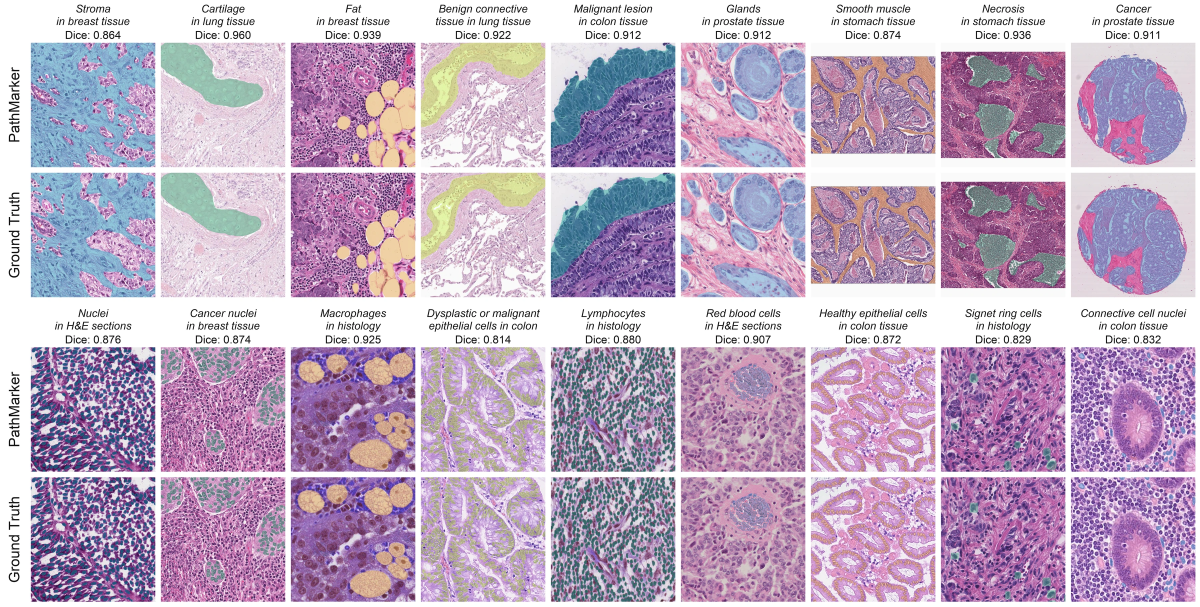
#> input picture docs/assets/pathmarker-segmentation.webp, 3600 x 1819 px (shown at 1/3 size)
$ python -i online_foreground.py   (imports and definitions only)
#> lines starting #> are read from the running program, lines starting #| are printed output that depends on the picture; after the words box and inside, x2 and y2 are one past the last pixel; in counts of white or black regions, pixels touching at a corner belong together
from __future__ import annotations

import argparse
import math
from pathlib import Path

import numpy as np
from PIL import Image
from scipy import ndimage as ndi

try:
    from . import utils
except ImportError:
    import sys

    sys.path.append(str(Path(__file__).resolve().parents[1]))
    from biomarker import utils


# [32 lines left out: functions parse_args, otsu_threshold_u8, not called in this run]


def remove_small_components(mask: np.ndarray, min_size: int) -> np.ndarray:
    if min_size <= 0:
        return mask.astype(bool, copy=False)
    labels, count = ndi.label(mask)
    if count == 0:
        return mask.astype(bool, copy=False)
    sizes = np.bincount(labels.ravel())
    keep = sizes >= int(min_size)
    keep[0] = False
    return keep[labels]


def fill_small_holes(mask: np.ndarray, max_hole_size: int) -> np.ndarray:
    if max_hole_size <= 0:
        return mask.astype(bool, copy=False)
    filled = ndi.binary_fill_holes(mask)
    holes = filled & ~mask
    labels, count = ndi.label(holes)
    if count == 0:
        return mask.astype(bool, copy=False)
    sizes = np.bincount(labels.ravel())
    fill = sizes <= int(max_hole_size)
    fill[0] = False
    return mask | fill[labels]


def marker_mask_from_hsv(
    hsv: np.ndarray,
    saturation_min: int = 90,
    value_min: int = 45,
) -> np.ndarray:
    hue = hsv[..., 0].astype(np.float32) * (360.0 / 255.0)
    saturation = hsv[..., 1]
    value = hsv[..., 2]
    vivid = (saturation >= saturation_min) & (value >= value_min)

    green = (hue >= 70) & (hue <= 170)
    blue = (hue >= 185) & (hue <= 255) & (saturation >= 120)
    red = ((hue <= 15) | (hue >= 345)) & (saturation >= 120)
    return vivid & (green | blue | red)


def build_foreground_mask(
    image: Image.Image | np.ndarray,
    saturation_threshold: int = 8,
    use_otsu: bool = False,
    median_size: int = 7,
    close_size: int = 4,
    min_object_size: int = 64,
    hole_size: int = 64,
    value_lower: int = 20,
    value_upper: int = 245,
    suppress_markers: bool = True,
    marker_dilation: int = 3,
) -> np.ndarray:
    if isinstance(image, np.ndarray):
        rgb = Image.fromarray(image.astype(np.uint8)).convert("RGB")
    else:
        rgb = image.convert("RGB")
    hsv = np.array(rgb.convert("HSV"), dtype=np.uint8)
    saturation = hsv[..., 1]
    value = hsv[..., 2]

    if median_size > 1:
        saturation_for_threshold = ndi.median_filter(saturation, size=int(median_size))
    else:
        saturation_for_threshold = saturation

    threshold = otsu_threshold_u8(saturation_for_threshold) if use_otsu else int(saturation_threshold)
    threshold = max(int(saturation_threshold), int(threshold))
    mask = (saturation_for_threshold > threshold) & (value > int(value_lower)) & (value < int(value_upper))

    if close_size > 1:
        mask = ndi.binary_closing(mask, structure=np.ones((int(close_size), int(close_size)), dtype=bool))
    mask = fill_small_holes(mask, int(hole_size))
    mask = remove_small_components(mask, int(min_object_size))

    if suppress_markers:
        markers = marker_mask_from_hsv(hsv)
        if marker_dilation > 0:
            markers = ndi.binary_dilation(
                markers,
                structure=np.ones((int(marker_dilation), int(marker_dilation)), dtype=bool),
            )
        mask = mask & ~markers

    return mask.astype(bool, copy=False)


# [50 lines left out: functions build_foreground_mask_from_slide, save_mask_overlay, main, not called in this run]


# [2 lines not run here, left out]

>>> from PIL import Image
>>> picture = Image.open('../docs/assets/pathmarker-segmentation.webp')
#> picture is the input picture: PIL image 3600x1819 RGB; mean R, G, B 191.4, 171.2, 195.8
>>> result = build_foreground_mask(picture)
#> in build_foreground_mask, `value = hsv[..., 2]`:
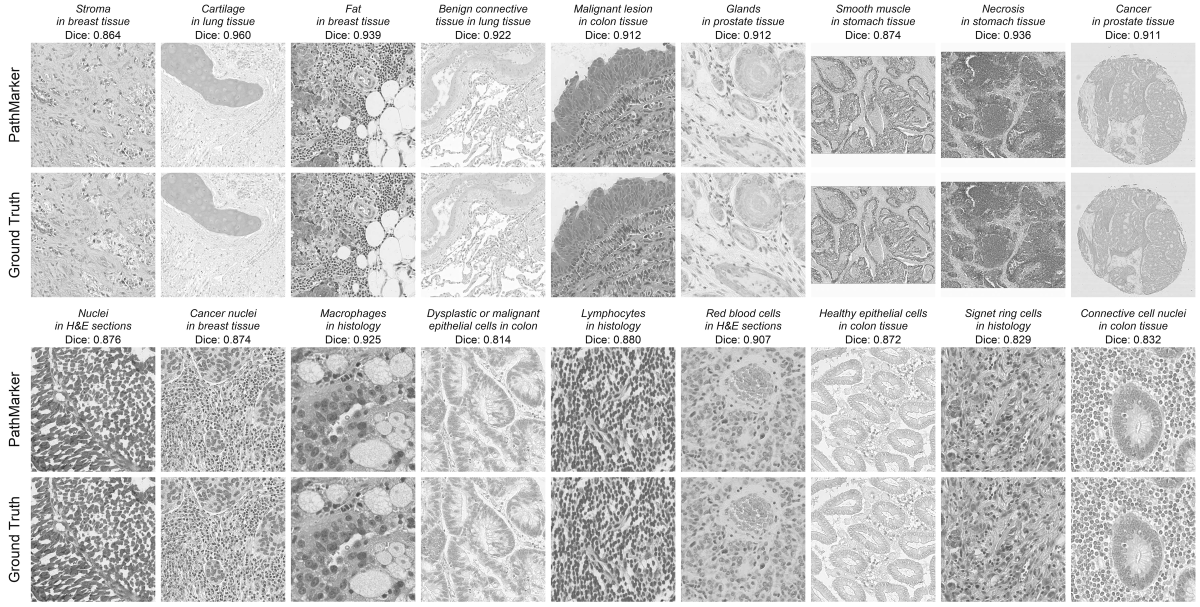
#> value: shape (1819, 3600) (shown at 1/3 size); min 0, max 255, mean 202.9
#> in build_foreground_mask, `threshold = otsu_threshold_u8(saturation_for_threshold) if use_otsu el..`: threshold = 8
#> in build_foreground_mask, `mask = (saturation_for_threshold > threshold) & (value > int(value_low..`:
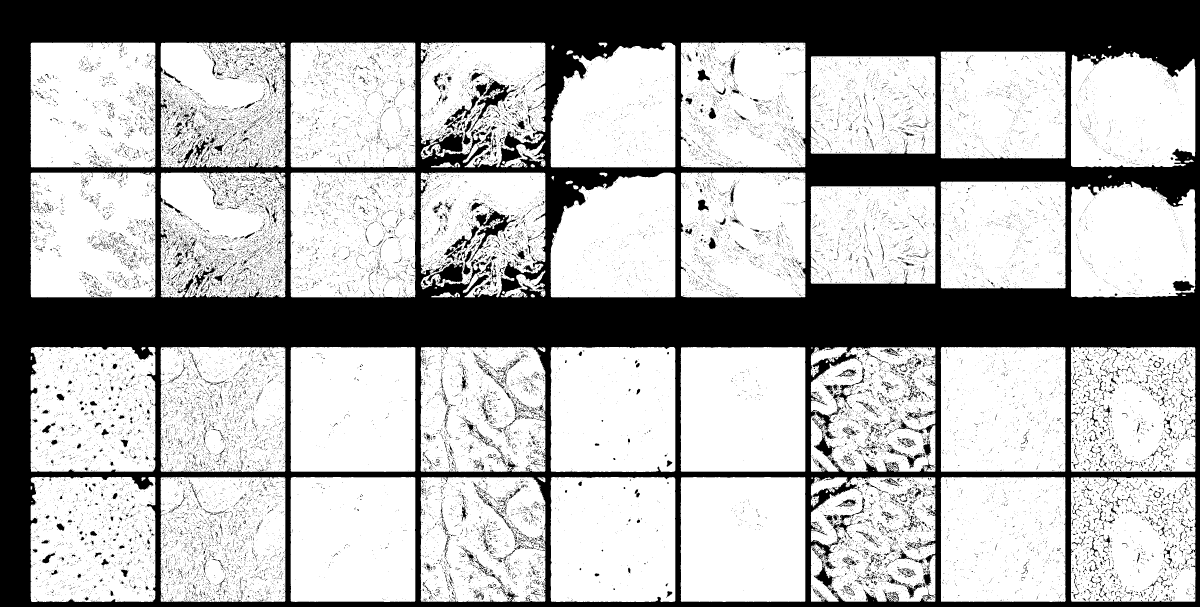
#> mask: shape (1819, 3600) bool (shown at 1/3 size); 69% white; 38781 black regions (37031 under 20 px), largest, box (x1, y1, x2, y2) and area: (0, 0, 3600, 1819) 1775945, (1406, 622, 1549, 787) 4805, (1406, 232, 1549, 397) 4035
#> in build_foreground_mask, `mask = ndi.binary_closing(mask, structure=np.ones((int(close_size), in..`: mask: shape (1819, 3600) bool; 72.2% white; 633 black regions (133 under 20 px), largest, box (x1, y1, x2, y2) and area: (0, 0, 3600, 1819) 1752549, (1427, 633, 1527, 748) 4208, (1433, 243, 1527, 357) 3463
#> in fill_small_holes, `filled = ndi.binary_fill_holes(mask)`: filled: shape (1819, 3600) bool; 73.2% white; 1 black region, box (x1, y1, x2, y2) and area: (0, 0, 3600, 1819) 1752494
#> in fill_small_holes, `holes = filled & ~mask`: holes: shape (1819, 3600) bool; 1% white; 634 white regions (133 under 20 px), largest, box (x1, y1, x2, y2) and area: (1427, 633, 1527, 748) 4208, (1433, 243, 1527, 357) 3463, (1302, 402, 1388, 460) 3044
#> in fill_small_holes, `labels, count = ndi.label(holes)`:
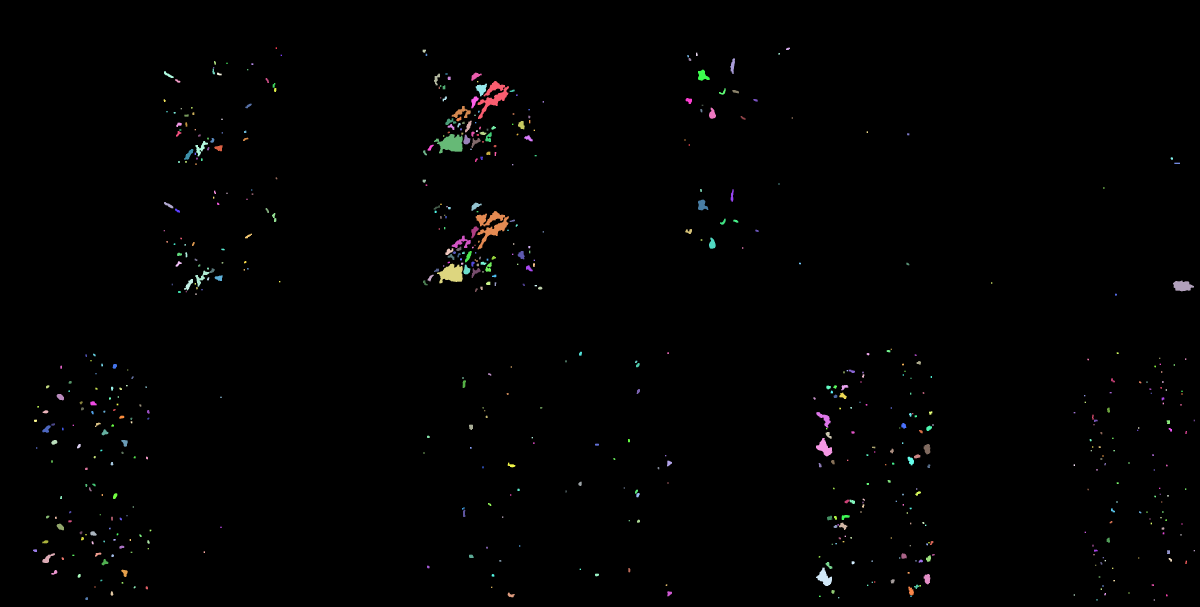
#> labels: shape (1819, 3600) int32 (shown at 1/3 size); 639 distinct labels, from 0 to 638; one colour per label, 0 black
#> in fill_small_holes, `labels, count = ndi.label(holes)`: count = 638
#> in fill_small_holes, `sizes = np.bincount(labels.ravel())`: sizes = 639 values, max 6481873 at index 0, min 16 at index 7, mean 10247.9
#> in fill_small_holes, `return mask | fill[labels]`: returned value: shape (1819, 3600) bool; 72.4% white; 205 black regions, largest, box (x1, y1, x2, y2) and area: (0, 0, 3600, 1819) 1752494, (1427, 633, 1527, 748) 4208, (1433, 243, 1527, 357) 3463
#> in remove_small_components, `labels, count = ndi.label(mask)`:
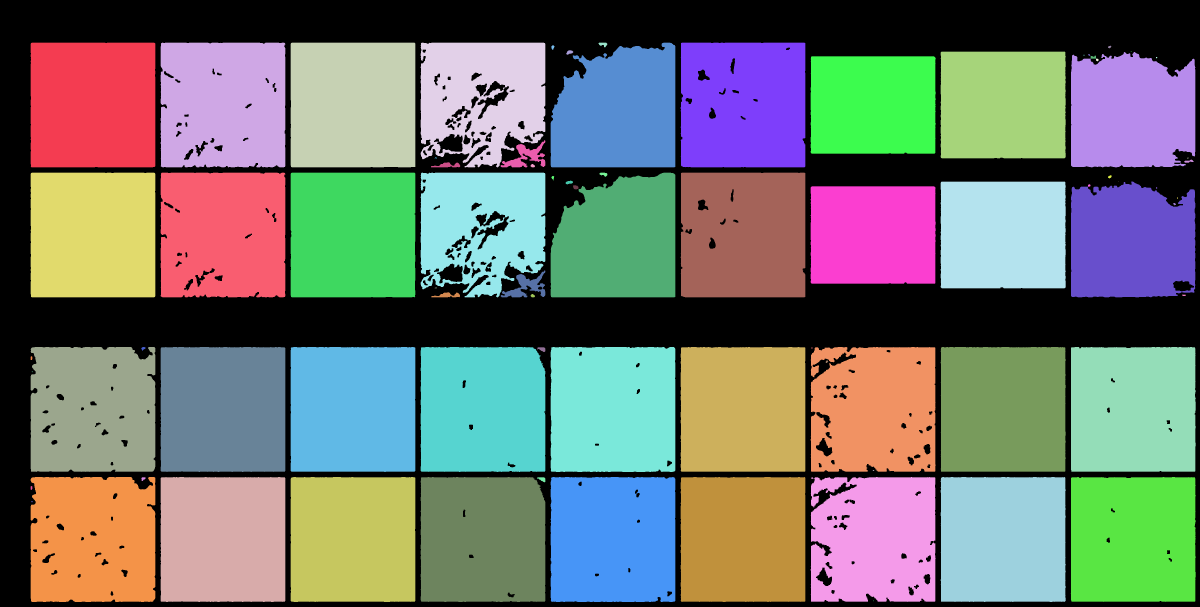
#> labels: shape (1819, 3600) int32 (shown at 1/3 size); 82 distinct labels, from 0 to 81; one colour per label, 0 black
#> in remove_small_components, `labels, count = ndi.label(mask)`: count = 81
#> in remove_small_components, `sizes = np.bincount(labels.ravel())`: sizes = 82 values, max 1806755 at index 0, min 1 at index 79, mean 79858.5
#> in remove_small_components, `return keep[labels]`: returned value: shape (1819, 3600) bool; 72.4% white; 205 black regions, largest, box (x1, y1, x2, y2) and area: (0, 0, 3600, 1819) 1753052, (1427, 633, 1527, 748) 4208, (1433, 243, 1527, 357) 3463
#> in marker_mask_from_hsv, `hue = hsv[..., 0].astype(np.float32) * (360.0 / 255.0)`:
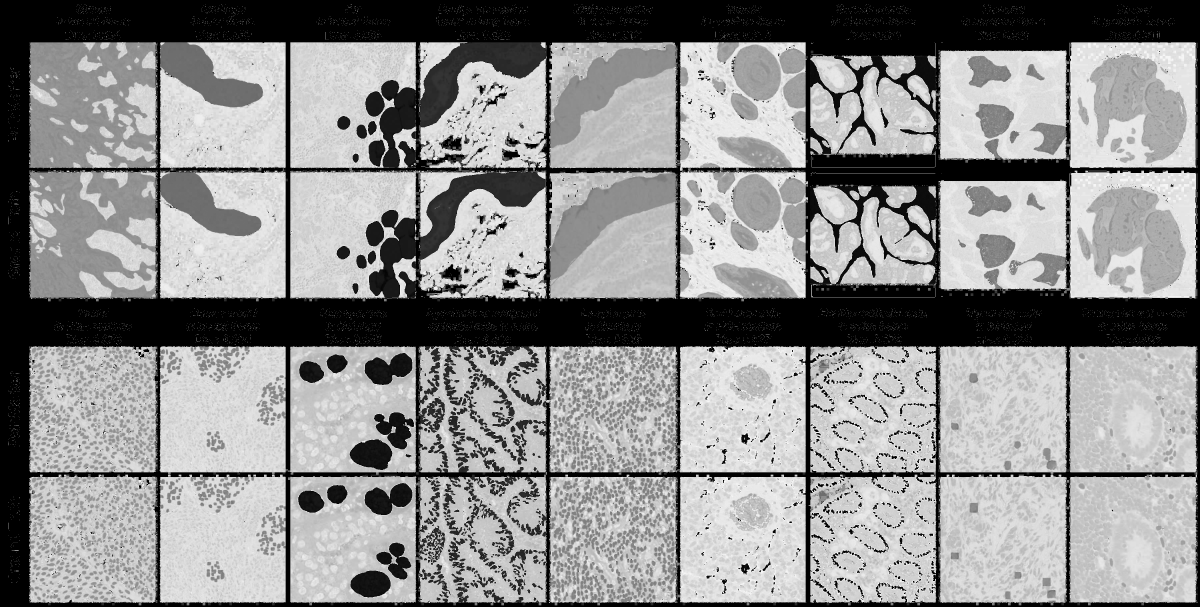
#> hue: shape (1819, 3600) float32 (shown at 1/3 size); min 0, max 358.6, mean 202.6; drawn with min black and max white
#> in marker_mask_from_hsv, `vivid = (saturation >= saturation_min) & (value >= value_min)`: vivid: shape (1819, 3600) bool; 23.5% white; 23468 white regions (18962 under 20 px), largest, box (x1, y1, x2, y2) and area: (1653, 519, 2026, 891) 94666, (1653, 133, 2026, 501) 93521, (2823, 1042, 3196, 1415) 79058
#> in marker_mask_from_hsv, `green = (hue >= 70) & (hue <= 170)`: green: shape (1819, 3600) bool; 1.4% white; 3592 white regions (3310 under 20 px), largest, box (x1, y1, x2, y2) and area: (480, 128, 789, 322) 29141, (480, 516, 784, 708) 27502, (1297, 592, 1360, 712) 2871
#> in marker_mask_from_hsv, `blue = (hue >= 185) & (hue <= 255) & (saturation >= 120)`: blue: shape (1819, 3600) bool; 2.3% white; 3132 white regions (2237 under 20 px), largest, box (x1, y1, x2, y2) and area: (1653, 134, 2026, 442) 37063, (1653, 519, 2026, 839) 37046, (1192, 1506, 1238, 1540) 389
#> in marker_mask_from_hsv, `red = ((hue <= 15) | (hue >= 345)) & (saturation >= 120)`: red: shape (1819, 3600) bool; 0% white in thin lines or dots, all inside (x1, y1, x2, y2) = (1013, 172, 2801, 1800)
#> in build_foreground_mask, `markers = ndi.binary_dilation( markers, structure=np.ones((int(marker_..`: markers: shape (1819, 3600) bool; 3.5% white; 2434 white regions (1145 under 20 px), largest, box (x1, y1, x2, y2) and area: (1652, 518, 2027, 840) 42826, (1652, 133, 2027, 443) 41829, (92, 1149, 134, 1207) 1103
#> in build_foreground_mask, `mask = mask & ~markers`:
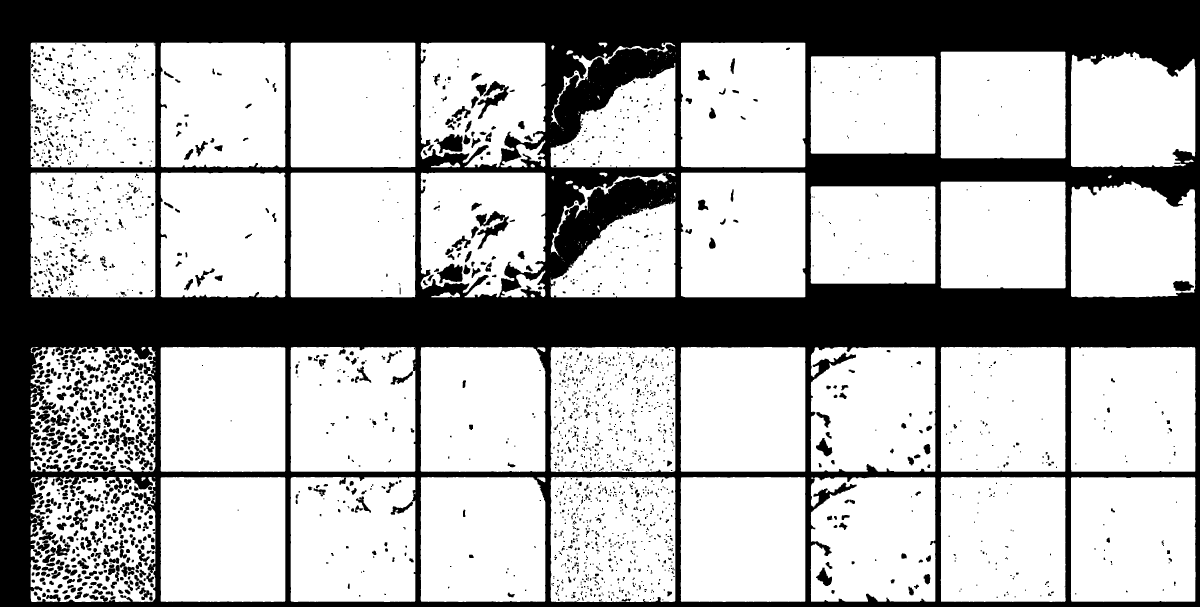
#> mask: shape (1819, 3600) bool (shown at 1/3 size); 68.9% white; 2501 black regions (1114 under 20 px), largest, box (x1, y1, x2, y2) and area: (0, 0, 3600, 1819) 1854383, (1427, 633, 1527, 748) 4208, (1433, 243, 1527, 357) 3463
